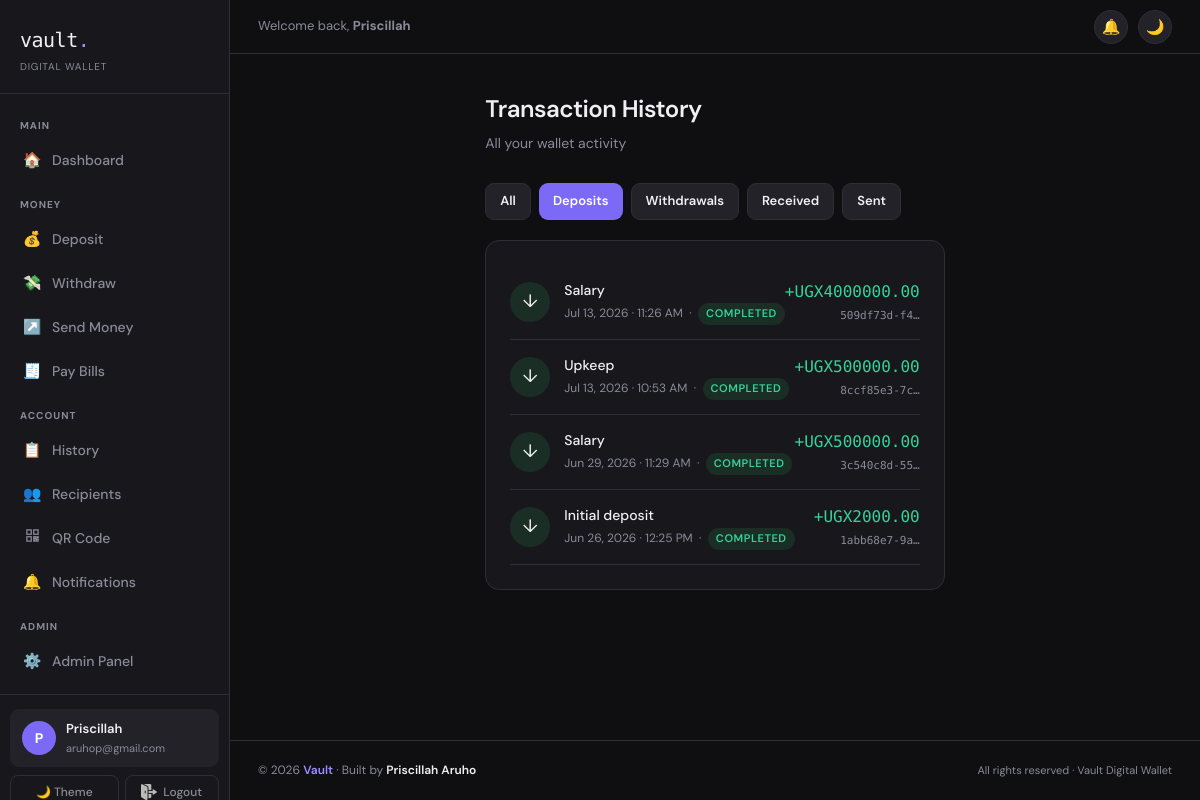
The page /vadmin/transactions/?type=deposit (signed in) on the database as committed earlier.
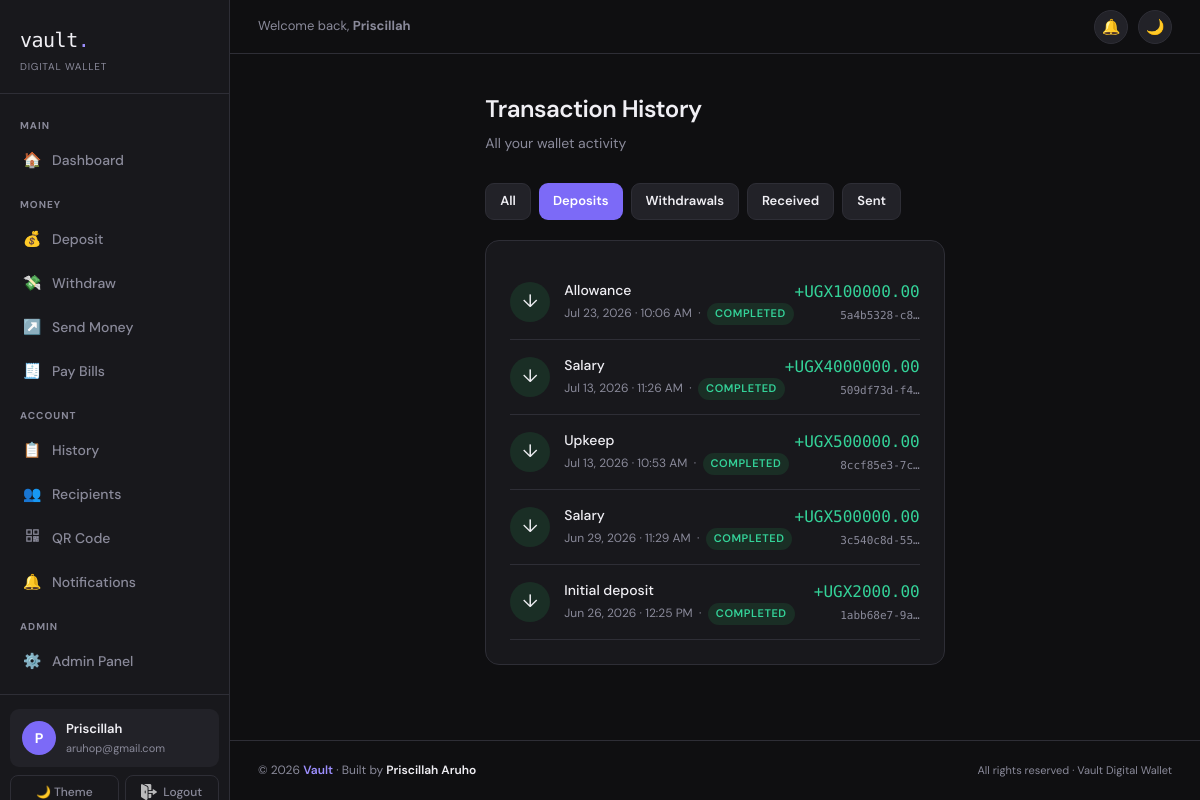
The same page on the database as committed later.
### wallet/models.py (models this page shows, shortened)
class Transaction(models.Model):
    TRANSACTION_TYPES = [
        ('deposit', 'Deposit'),
        ('withdrawal', 'Withdrawal'),
        ('transfer_in', 'Transfer In'),
        ('transfer_out', 'Transfer Out'),
    ]
    STATUS_CHOICES = [
        ('pending', 'Pending'),
        ('completed', 'Completed'),
        ('failed', 'Failed'),
    ]
    id = models.UUIDField(primary_key=True, default=uuid.uuid4, editable=False)
    wallet = models.ForeignKey(Wallet, on_delete=models.CASCADE, related_name='transactions')
    transaction_type = models.CharField(max_length=20, choices=TRANSACTION_TYPES)
    amount = models.DecimalField(max_digits=12, decimal_places=2)
    status = models.CharField(max_length=10, choices=STATUS_CHOICES, default='completed')
    description = models.CharField(max_length=255, blank=True)
    reference = models.CharField(max_length=100, blank=True)
    created_at = models.DateTimeField(auto_now_add=True)
    class Meta:
        ordering = ['-created_at']

### vadmin/views.py (the view)
# urls.py: path('transactions/', views.transactions, name='admin_transactions'),
@admin_required
def transactions(request):
    txn_type = request.GET.get('type', '')
    query = request.GET.get('q', '')
    txns = Transaction.objects.select_related('wallet__user').order_by('-created_at')
    if txn_type:
        txns = txns.filter(transaction_type=txn_type)
    if query:
        txns = txns.filter(
            Q(wallet__user__username__icontains=query) |
            Q(description__icontains=query)
        )
    return render(request, 'vadmin/transactions.html', {
        'transactions': txns[:100],
        'filter_type': txn_type,
        'query': query,
    })

### vadmin/context_processors.py (called while the page is built)
def admin_counts(request):
    if request.user.is_authenticated and request.user.is_staff:
        return {
            'pending_kyc_count': KYCDocument.objects.filter(status='pending').count(),
            'pending_withdrawal_count': WithdrawalRequest.objects.filter(status='pending').count(),
            'active_flag_count': FraudFlag.objects.filter(resolved=False).count(),
        }
    return {}

### vadmin/templates/vadmin/transactions.html (shortened to what this page needs)
{% extends 'wallet/base.html' %}
{% block content %}
<div class="page">
  <div class="page-header">
    <h1>Transaction History</h1>
    <p>All your wallet activity</p>
  </div>
  <div style="display:flex; gap:8px; margin-bottom:20px; flex-wrap:wrap;">
    <a href="{% url 'transactions' %}" class="btn {% if not filter_type %}btn-primary{% else %}btn-ghost{% endif %}" style="font-size:13px; padding:7px 14px;">All</a>
    <a href="?type=deposit" class="btn {% if filter_type == 'deposit' %}btn-primary{% else %}btn-ghost{% endif %}" style="font-size:13px; padding:7px 14px;">Deposits</a>
    <a href="?type=withdrawal" class="btn {% if filter_type == 'withdrawal' %}btn-primary{% else %}btn-ghost{% endif %}" style="font-size:13px; padding:7px 14px;">Withdrawals</a>
    <a href="?type=transfer_in" class="btn {% if filter_type == 'transfer_in' %}btn-primary{% else %}btn-ghost{% endif %}" style="font-size:13px; padding:7px 14px;">Received</a>
    <a href="?type=transfer_out" class="btn {% if filter_type == 'transfer_out' %}btn-primary{% else %}btn-ghost{% endif %}" style="font-size:13px; padding:7px 14px;">Sent</a>
  </div>
  <div class="card">
    {% if transactions %}
      {% for txn in transactions %}
      <div style="display:flex; justify-content:space-between; align-items:center; padding:14px 0; border-bottom:1px solid var(--border);">
        <div style="display:flex; align-items:center; gap:14px;">
          <div style="width:40px; height:40px; border-radius:50%; display:flex; align-items:center; justify-content:center; font-size:18px; flex-shrink:0;
            background:{% if txn.transaction_type == 'deposit' or txn.transaction_type == 'transfer_in' %}#1a2e25{% else %}#2e1a1a{% endif %};">
            {% if txn.transaction_type == 'deposit' %}↓
            {% elif txn.transaction_type == 'withdrawal' %}↑
            {% elif txn.transaction_type == 'transfer_in' %}↙
            {% else %}↗{% endif %}
          </div>
          <div>
            <div style="font-size:14px; font-weight:500;">{{ txn.description|default:txn.get_transaction_type_display }}</div>
            <div style="font-size:12px; color:var(--muted); margin-top:2px;">
              {{ txn.created_at|date:"M d, Y · g:i A" }}
              &nbsp;·&nbsp;
              <span class="badge {% if txn.status == 'completed' %}badge-green{% elif txn.status == 'failed' %}badge-red{% else %}badge-yellow{% endif %}">{{ txn.status }}</span>
            </div>
          </div>
        </div>
        <div style="text-align:right;">
          <div style="font-family:var(--mono); font-size:16px; font-weight:500;"
            class="{% if txn.transaction_type == 'deposit' or txn.transaction_type == 'transfer_in' %}text-green{% else %}text-red{% endif %}">
            {% if txn.transaction_type == 'deposit' or txn.transaction_type == 'transfer_in' %}+{% else %}-{% endif %}UGX{{ txn.amount|floatformat:2 }}
          </div>
          <div style="font-size:11px; color:var(--muted); font-family:var(--mono); margin-top:2px;">{{ txn.id|truncatechars:12 }}</div>
        </div>
      </div>
      {% endfor %}
    {% else %}
      <div style="text-align:center; padding:48px 0; color:var(--muted); font-size:14px;">
        No transactions found.<br><br>
        <a href="{% url 'deposit' %}" class="btn btn-primary" style="font-size:13px;">Make a deposit</a>
      </div>
    {% endif %}
  </div>
</div>
{% endblock %}

Rows that differ between the two databases and show on the page:
added Transaction: description "Allowance", created_at "Jul 23, 2026 · 10:06 AM", status "COMPLETED", amount "100000.00", id "5a4b5328-c8…"
